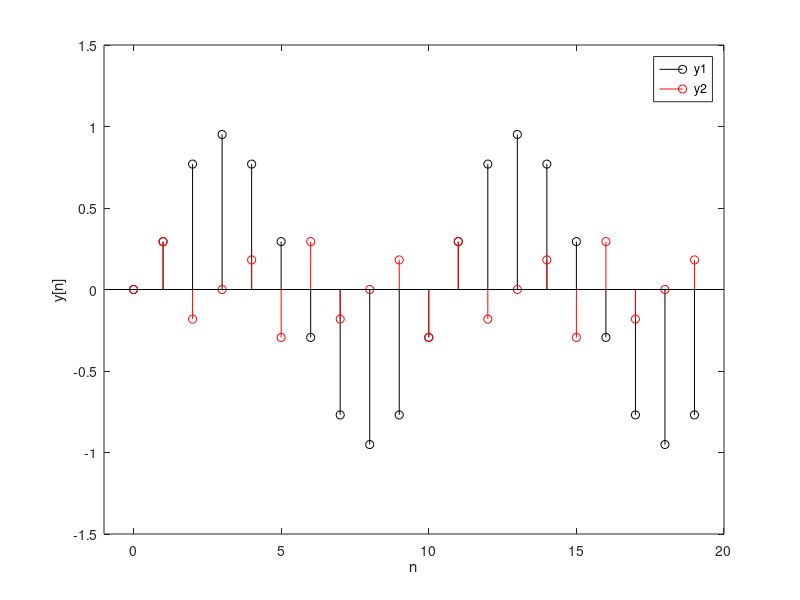

Source code (MATLAB):
v1 = 0.1; v2 = 0.4;
n = 0:1:19;
func = @(n,v) sin(2*pi*v*n);
x1 = func(n,v1);
x2 = func(n,v2);



%soundsc(x,Fs);

b0 = 0.5;
b1 = 0.5;

N = length(x1); % Length of input signal
y1 = zeros(size(x1)); % Allocate space for outut

y1(1) = b0*x1(1); % First sample, assuming x(0) = 0
for n=2:N % Remaining samples
    y1(n) = b0*x1(n) + b1*x1(n-1);
end

N = length(x2); % Length of input signal
y2 = zeros(size(x2)); % Allocate space for outut

y2(1) = b0*x2(1); % First sample, assuming x(0) = 0
for n=2:N % Remaining samples
    y2(n) = b0*x2(n) + b1*x2(n-1);
end

n = 0:1:19;
figure(1);
clf; hold on;
stem(n,y1,'ko');
stem(n,y2,'ro');
axis([-1 20 -1.5 1.5]);
box on;
xlabel('n'); ylabel('y[n]');
legend({'y1', 'y2'})